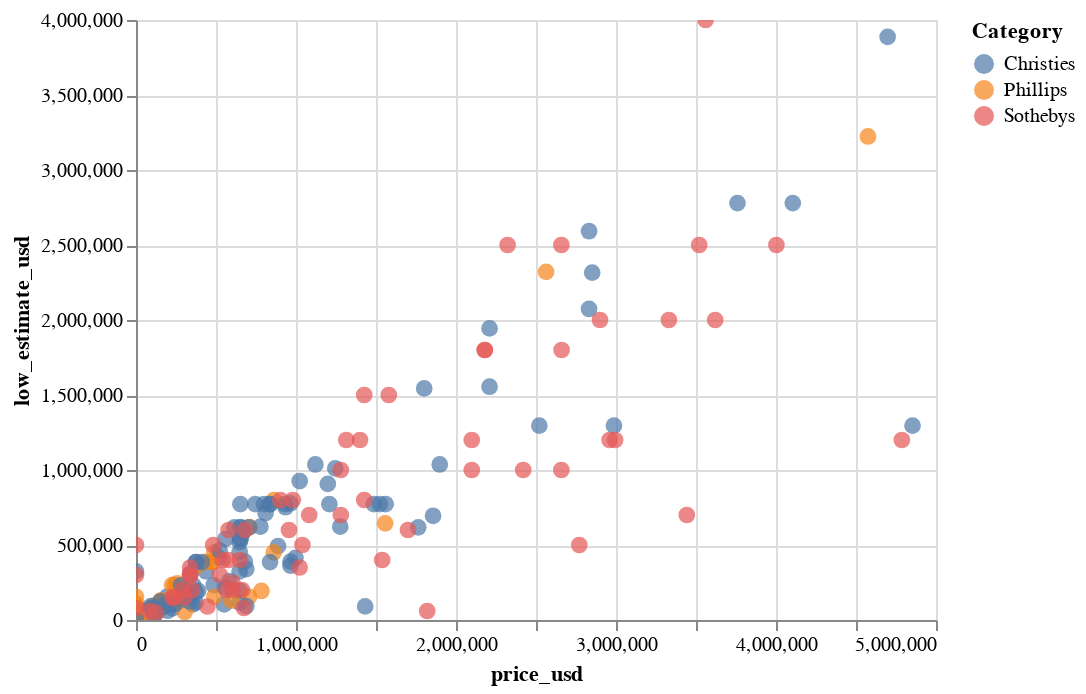

This figure's notebook cell:
### Markdown cell above
Result: Weak negative correlation: When one variable (Low_estimate_usd) increases, 
the other variable (PLE ratio) tends to decrease, but in a weak or unreliable manner.

Key finding#1: It is interest for us to know which low_estimated lots actually ended up realizing very high price some times even higher than highest estimate. Once such example, Waine Thiebaud's art work Four Pin Balls Machines study was above the low estimate as well as high estimate.

### Code cell
source = dfSubset
alt.Chart(source).mark_circle(size=70).encode(
    y='low_estimate_usd',
    x='price_usd',
    color='Category',
    tooltip=['artist_name', 'artwork_title','low_estimate_usd', 'price_usd', 'high_estimate_usd']
).interactive()

### Figure 1 — Vega-Lite specification as saved in the notebook (floating-point values rounded to 4 significant figures; data arrays with more than 128 entries replaced by an {"elided": "..."} marker saying what was removed)
{"config": {"view": {"continuousWidth": 400, "continuousHeight": 300}}, "data": {"name": "data-cc42a13764b7a5c3d72d4800cf07f94c"}, "mark": {"type": "circle", "size": 70}, "encoding": {"color": {"field": "Category", "type": "nominal"}, "tooltip": [{"field": "artist_name", "type": "nominal"}, {"field": "artwork_title", "type": "nominal"}, {"field": "low_estimate_usd", "type": "quantitative"}, {"field": "price_usd", "type": "quantitative"}, {"field": "high_estimate_usd", "type": "quantitative"}], "x": {"field": "price_usd", "type": "quantitative"}, "y": {"field": "low_estimate_usd", "type": "quantitative"}}, "selection": {"selector169": {"type": "interval", "bind": "scales", "encodings": ["x", "y"]}}, "$schema": "https://vega.github.io/schema/vega-lite/v4.17.0.json", "datasets": {"data-cc42a13764b7a5c3d72d4800cf07f94c": {"elided": "230 records"}}}
